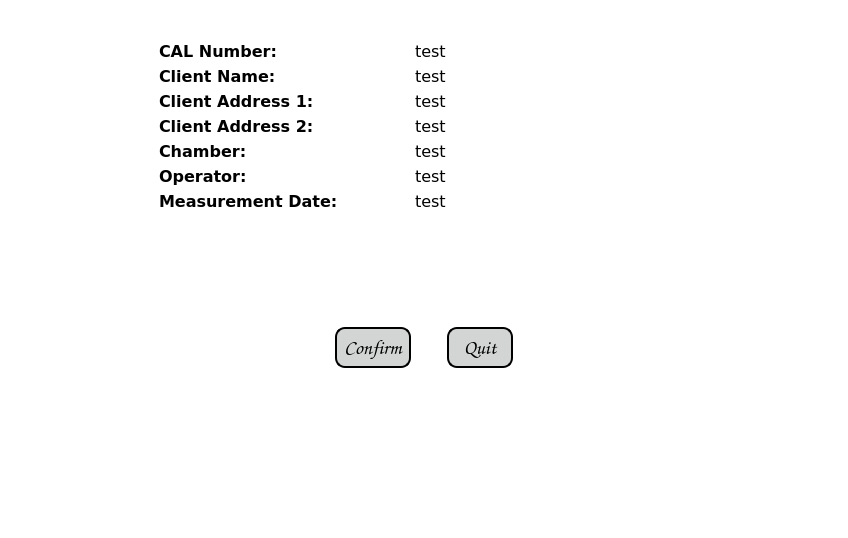
<?xml version="1.0" encoding="UTF-8"?>
<ui version="4.0">
 <class>addClientPage</class>
 <widget class="QMainWindow" name="addClientPage">
  <property name="geometry">
   <rect>
    <x>0</x>
    <y>0</y>
    <width>848</width>
    <height>538</height>
   </rect>
  </property>
  <property name="sizePolicy">
   <sizepolicy hsizetype="Preferred" vsizetype="Preferred">
    <horstretch>0</horstretch>
    <verstretch>0</verstretch>
   </sizepolicy>
  </property>
  <property name="minimumSize">
   <size>
    <width>0</width>
    <height>0</height>
   </size>
  </property>
  <property name="maximumSize">
   <size>
    <width>16777215</width>
    <height>16777215</height>
   </size>
  </property>
  <property name="windowTitle">
   <string>Run Information</string>
  </property>
  <property name="styleSheet">
   <string notr="true">background-color: rgb(255, 255, 255);</string>
  </property>
  <widget class="QWidget" name="centralwidget">
   <layout class="QVBoxLayout" name="verticalLayout_2">
    <item>
     <spacer name="horizontalSpacer_15">
      <property name="orientation">
       <enum>Qt::Horizontal</enum>
      </property>
      <property name="sizeHint" stdset="0">
       <size>
        <width>40</width>
        <height>20</height>
       </size>
      </property>
     </spacer>
    </item>
    <item>
     <layout class="QHBoxLayout" name="horizontalLayout_2">
      <item>
       <spacer name="horizontalSpacer_3">
        <property name="orientation">
         <enum>Qt::Horizontal</enum>
        </property>
        <property name="sizeType">
         <enum>QSizePolicy::Fixed</enum>
        </property>
        <property name="sizeHint" stdset="0">
         <size>
          <width>150</width>
          <height>20</height>
         </size>
        </property>
       </spacer>
      </item>
      <item>
       <layout class="QVBoxLayout" name="verticalLayout_3">
        <item>
         <spacer name="verticalSpacer_4">
          <property name="orientation">
           <enum>Qt::Vertical</enum>
          </property>
          <property name="sizeHint" stdset="0">
           <size>
            <width>564</width>
            <height>13</height>
           </size>
          </property>
         </spacer>
        </item>
        <item>
         <layout class="QVBoxLayout" name="verticalLayout">
          <item>
           <layout class="QHBoxLayout" name="horizontalLayout_6">
            <item>
             <widget class="QLabel" name="calNumLabel">
              <property name="sizePolicy">
               <sizepolicy hsizetype="Expanding" vsizetype="Expanding">
                <horstretch>0</horstretch>
                <verstretch>0</verstretch>
               </sizepolicy>
              </property>
              <property name="maximumSize">
               <size>
                <width>250</width>
                <height>16777215</height>
               </size>
              </property>
              <property name="font">
               <font>
                <family>Verdana</family>
                <pointsize>12</pointsize>
                <weight>75</weight>
                <bold>true</bold>
               </font>
              </property>
              <property name="styleSheet">
               <string notr="true">color: qlineargradient(spread:pad, x1:0, y1:0, x2:1, y2:0, stop:0 rgba(255, 0, 0, 255), stop:0.0965909 rgba(0, 0, 0, 255), stop:1 rgba(0, 0, 0, 255));</string>
              </property>
              <property name="text">
               <string>CAL Number: </string>
              </property>
             </widget>
            </item>
            <item>
             <widget class="QLabel" name="calNumLine">
              <property name="font">
               <font>
                <family>Verdana</family>
                <pointsize>12</pointsize>
                <weight>50</weight>
                <bold>false</bold>
               </font>
              </property>
              <property name="styleSheet">
               <string notr="true">color: qlineargradient(spread:pad, x1:0, y1:0, x2:1, y2:0, stop:0 rgba(255, 0, 0, 255), stop:0.0965909 rgba(0, 0, 0, 255), stop:1 rgba(0, 0, 0, 255));</string>
              </property>
              <property name="text">
               <string>test</string>
              </property>
             </widget>
            </item>
           </layout>
          </item>
          <item>
           <layout class="QHBoxLayout" name="horizontalLayout_7">
            <item>
             <widget class="QLabel" name="clientNameLabel">
              <property name="sizePolicy">
               <sizepolicy hsizetype="Expanding" vsizetype="Expanding">
                <horstretch>0</horstretch>
                <verstretch>0</verstretch>
               </sizepolicy>
              </property>
              <property name="maximumSize">
               <size>
                <width>250</width>
                <height>16777215</height>
               </size>
              </property>
              <property name="font">
               <font>
                <family>Verdana</family>
                <pointsize>12</pointsize>
                <weight>75</weight>
                <bold>true</bold>
               </font>
              </property>
              <property name="text">
               <string>Client Name: </string>
              </property>
             </widget>
            </item>
            <item>
             <widget class="QLabel" name="clientNameLine">
              <property name="font">
               <font>
                <family>Verdana</family>
                <pointsize>12</pointsize>
                <weight>50</weight>
                <bold>false</bold>
               </font>
              </property>
              <property name="styleSheet">
               <string notr="true"/>
              </property>
              <property name="text">
               <string>test</string>
              </property>
             </widget>
            </item>
           </layout>
          </item>
          <item>
           <layout class="QHBoxLayout" name="horizontalLayout_12">
            <item>
             <widget class="QLabel" name="clientAddress1Label">
              <property name="sizePolicy">
               <sizepolicy hsizetype="Expanding" vsizetype="Expanding">
                <horstretch>0</horstretch>
                <verstretch>0</verstretch>
               </sizepolicy>
              </property>
              <property name="maximumSize">
               <size>
                <width>250</width>
                <height>16777215</height>
               </size>
              </property>
              <property name="font">
               <font>
                <family>Verdana</family>
                <pointsize>12</pointsize>
                <weight>75</weight>
                <bold>true</bold>
               </font>
              </property>
              <property name="text">
               <string>Client Address 1:</string>
              </property>
             </widget>
            </item>
            <item>
             <widget class="QLabel" name="clientAddress1Line">
              <property name="font">
               <font>
                <family>Verdana</family>
                <pointsize>12</pointsize>
                <weight>50</weight>
                <bold>false</bold>
               </font>
              </property>
              <property name="text">
               <string>test</string>
              </property>
             </widget>
            </item>
           </layout>
          </item>
          <item>
           <layout class="QHBoxLayout" name="horizontalLayout_9">
            <item>
             <widget class="QLabel" name="clientAddress2Label">
              <property name="sizePolicy">
               <sizepolicy hsizetype="Expanding" vsizetype="Expanding">
                <horstretch>0</horstretch>
                <verstretch>0</verstretch>
               </sizepolicy>
              </property>
              <property name="maximumSize">
               <size>
                <width>250</width>
                <height>16777215</height>
               </size>
              </property>
              <property name="font">
               <font>
                <family>Verdana</family>
                <pointsize>12</pointsize>
                <weight>75</weight>
                <bold>true</bold>
               </font>
              </property>
              <property name="text">
               <string>Client Address 2:</string>
              </property>
             </widget>
            </item>
            <item>
             <widget class="QLabel" name="clientAddress2Line">
              <property name="font">
               <font>
                <family>Verdana</family>
                <pointsize>12</pointsize>
                <weight>50</weight>
                <bold>false</bold>
               </font>
              </property>
              <property name="text">
               <string>test</string>
              </property>
             </widget>
            </item>
           </layout>
          </item>
          <item>
           <layout class="QHBoxLayout" name="horizontalLayout_14">
            <item>
             <widget class="QLabel" name="chamberLabel">
              <property name="sizePolicy">
               <sizepolicy hsizetype="Expanding" vsizetype="Expanding">
                <horstretch>0</horstretch>
                <verstretch>0</verstretch>
               </sizepolicy>
              </property>
              <property name="maximumSize">
               <size>
                <width>250</width>
                <height>16777215</height>
               </size>
              </property>
              <property name="font">
               <font>
                <family>Verdana</family>
                <pointsize>12</pointsize>
                <weight>75</weight>
                <bold>true</bold>
               </font>
              </property>
              <property name="text">
               <string>Chamber:</string>
              </property>
             </widget>
            </item>
            <item>
             <widget class="QLabel" name="chamberLine">
              <property name="font">
               <font>
                <family>Verdana</family>
                <pointsize>12</pointsize>
                <weight>50</weight>
                <bold>false</bold>
               </font>
              </property>
              <property name="text">
               <string>test</string>
              </property>
             </widget>
            </item>
           </layout>
          </item>
          <item>
           <layout class="QHBoxLayout" name="horizontalLayout_16">
            <item>
             <widget class="QLabel" name="operatorLabel">
              <property name="sizePolicy">
               <sizepolicy hsizetype="Expanding" vsizetype="Expanding">
                <horstretch>0</horstretch>
                <verstretch>0</verstretch>
               </sizepolicy>
              </property>
              <property name="maximumSize">
               <size>
                <width>250</width>
                <height>16777215</height>
               </size>
              </property>
              <property name="font">
               <font>
                <family>Verdana</family>
                <pointsize>12</pointsize>
                <weight>75</weight>
                <bold>true</bold>
               </font>
              </property>
              <property name="text">
               <string>Operator:</string>
              </property>
             </widget>
            </item>
            <item>
             <widget class="QLabel" name="operatorLine">
              <property name="font">
               <font>
                <family>Verdana</family>
                <pointsize>12</pointsize>
                <weight>50</weight>
                <bold>false</bold>
               </font>
              </property>
              <property name="text">
               <string>test</string>
              </property>
             </widget>
            </item>
           </layout>
          </item>
          <item>
           <layout class="QHBoxLayout" name="horizontalLayout_13">
            <item>
             <widget class="QLabel" name="measurementLabel">
              <property name="sizePolicy">
               <sizepolicy hsizetype="Expanding" vsizetype="Expanding">
                <horstretch>0</horstretch>
                <verstretch>0</verstretch>
               </sizepolicy>
              </property>
              <property name="maximumSize">
               <size>
                <width>250</width>
                <height>16777215</height>
               </size>
              </property>
              <property name="font">
               <font>
                <family>Verdana</family>
                <pointsize>12</pointsize>
                <weight>75</weight>
                <bold>true</bold>
               </font>
              </property>
              <property name="text">
               <string>Measurement Date:</string>
              </property>
             </widget>
            </item>
            <item>
             <widget class="QLabel" name="measurementLine">
              <property name="font">
               <font>
                <family>Verdana</family>
                <pointsize>12</pointsize>
                <weight>50</weight>
                <bold>false</bold>
               </font>
              </property>
              <property name="text">
               <string>test</string>
              </property>
             </widget>
            </item>
           </layout>
          </item>
         </layout>
        </item>
       </layout>
      </item>
      <item>
       <spacer name="horizontalSpacer_4">
        <property name="orientation">
         <enum>Qt::Horizontal</enum>
        </property>
        <property name="sizeType">
         <enum>QSizePolicy::Fixed</enum>
        </property>
        <property name="sizeHint" stdset="0">
         <size>
          <width>100</width>
          <height>20</height>
         </size>
        </property>
       </spacer>
      </item>
     </layout>
    </item>
    <item>
     <spacer name="verticalSpacer_2">
      <property name="orientation">
       <enum>Qt::Vertical</enum>
      </property>
      <property name="sizeHint" stdset="0">
       <size>
        <width>20</width>
        <height>40</height>
       </size>
      </property>
     </spacer>
    </item>
    <item>
     <layout class="QHBoxLayout" name="horizontalLayout_5">
      <item>
       <spacer name="horizontalSpacer">
        <property name="orientation">
         <enum>Qt::Horizontal</enum>
        </property>
        <property name="sizeHint" stdset="0">
         <size>
          <width>40</width>
          <height>20</height>
         </size>
        </property>
       </spacer>
      </item>
      <item>
       <spacer name="horizontalSpacer_13">
        <property name="orientation">
         <enum>Qt::Horizontal</enum>
        </property>
        <property name="sizeHint" stdset="0">
         <size>
          <width>40</width>
          <height>20</height>
         </size>
        </property>
       </spacer>
      </item>
      <item>
       <widget class="QPushButton" name="confirmButton">
        <property name="sizePolicy">
         <sizepolicy hsizetype="Fixed" vsizetype="Fixed">
          <horstretch>0</horstretch>
          <verstretch>0</verstretch>
         </sizepolicy>
        </property>
        <property name="font">
         <font>
          <family>Comic Sans MS</family>
          <pointsize>-1</pointsize>
          <weight>75</weight>
          <italic>false</italic>
          <bold>true</bold>
         </font>
        </property>
        <property name="styleSheet">
         <string notr="true">QPushButton{
background-color: rgb(211, 213, 213);
color:black;
border-style:outset;
border-width:2px;
border-radius:10px;
border-color: black;
font:bold 20px;
padding: 6;
}

QPushButton:hover{
background-color: rgb(83, 82, 82);
color: white;
}

QPushButton:pressed{
background-color: white;
}
</string>
        </property>
        <property name="text">
         <string>Confirm</string>
        </property>
       </widget>
      </item>
      <item>
       <spacer name="horizontalSpacer_16">
        <property name="orientation">
         <enum>Qt::Horizontal</enum>
        </property>
        <property name="sizeType">
         <enum>QSizePolicy::Minimum</enum>
        </property>
        <property name="sizeHint" stdset="0">
         <size>
          <width>30</width>
          <height>20</height>
         </size>
        </property>
       </spacer>
      </item>
      <item>
       <widget class="QPushButton" name="quitButton">
        <property name="font">
         <font>
          <family>Comic Sans MS</family>
          <pointsize>-1</pointsize>
          <weight>75</weight>
          <italic>false</italic>
          <bold>true</bold>
         </font>
        </property>
        <property name="styleSheet">
         <string notr="true">QPushButton{
background-color: rgb(211, 213, 213);
color:black;
border-style:outset;
border-width:2px;
border-radius:10px;
border-color: black;
font:bold 20px;
padding: 6;
}

QPushButton:hover{
background-color: rgb(83, 82, 82);
color: white;
}

QPushButton:pressed{
background-color: white;
}
</string>
        </property>
        <property name="text">
         <string>  Quit  </string>
        </property>
       </widget>
      </item>
      <item>
       <spacer name="horizontalSpacer_14">
        <property name="orientation">
         <enum>Qt::Horizontal</enum>
        </property>
        <property name="sizeHint" stdset="0">
         <size>
          <width>40</width>
          <height>20</height>
         </size>
        </property>
       </spacer>
      </item>
      <item>
       <spacer name="horizontalSpacer_2">
        <property name="orientation">
         <enum>Qt::Horizontal</enum>
        </property>
        <property name="sizeHint" stdset="0">
         <size>
          <width>40</width>
          <height>20</height>
         </size>
        </property>
       </spacer>
      </item>
     </layout>
    </item>
    <item>
     <spacer name="verticalSpacer">
      <property name="orientation">
       <enum>Qt::Vertical</enum>
      </property>
      <property name="sizeHint" stdset="0">
       <size>
        <width>20</width>
        <height>161</height>
       </size>
      </property>
     </spacer>
    </item>
   </layout>
  </widget>
 </widget>
 <resources/>
 <connections/>
</ui>
